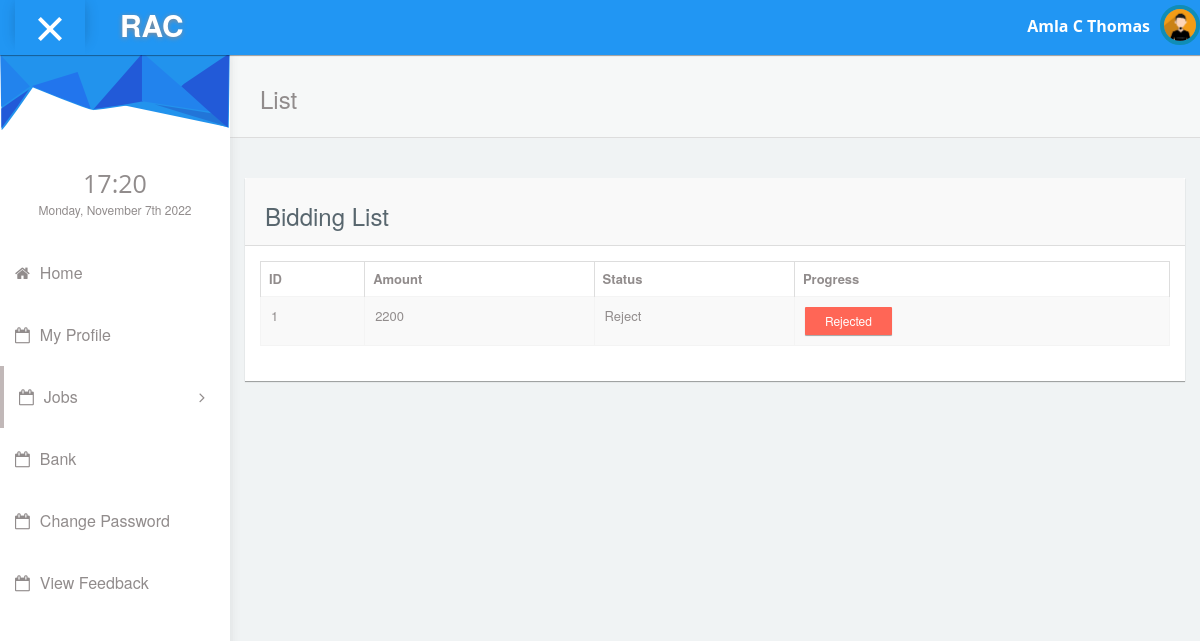
Page /freelancer/viewbidding.php?job_id=3&date=2021-02-02 (signed in) on the committed database.
### tables this page shows
CREATE TABLE IF NOT EXISTS `free_reg` (
  `fid` int(11) NOT NULL AUTO_INCREMENT,
  `name` varchar(100) NOT NULL,
  `address` text NOT NULL,
  `phno` varchar(20) NOT NULL,
  `degree` varchar(30) NOT NULL,
  `institution` varchar(100) NOT NULL,
  `university` varchar(100) NOT NULL,
  `other_quali` varchar(120) DEFAULT NULL,
  `work_exp` varchar(100) DEFAULT NULL,
  `work_place` varchar(70) DEFAULT NULL,
  `post` varchar(100) DEFAULT NULL,
  `years_worked` varchar(50) DEFAULT NULL,
  `current_status` varchar(30) NOT NULL,
  `area_of_study` varchar(100) DEFAULT NULL,
  `email` varchar(100) NOT NULL,
  `dob` date DEFAULT NULL,
  PRIMARY KEY (`fid`)
);

CREATE TABLE IF NOT EXISTS `bidding` (
  `bid_id` int(11) NOT NULL AUTO_INCREMENT,
  `job_id` int(11) NOT NULL,
  `date` date NOT NULL,
  `amount` int(11) NOT NULL,
  `bstatus` varchar(70) NOT NULL,
  `email` varchar(100) NOT NULL,
  PRIMARY KEY (`bid_id`)
);

### connectionclass.php (called while the page is built, shortened)
<?php
class ConnectionClass
{
public $db=null;
public function open()
{
$this->db=mysqli_connect('localhost','root','','rent_a_coder') or die('Error: ' . mysqli_error($myConnection));
	}
public function GetTable($qry)
{
    try
	{
	$result=mysqli_query($this->db,$qry);
	if($result)
	{
	    $data = array();
		while ($row=mysqli_fetch_assoc($result))
		{
		$data[ ] = $row;
		}
		return $data;
		}
	else
	throw new  Exception(mysql_error());
	}
	catch(Exception $e)
	{
	return $e->getMessage();
	}
}
public function GetSingleData($qry)
{
  try
  {
      $result=mysqli_query($this->db,$qry);
	  if($result)
	  {
	         $row=mysqli_fetch_row($result) ;
			 return $row[0];
			 }
			 else
			 {
			     throw new Exception(mysqli_error($this->db));
			 }
    }
	catch(Exception $e)
	{
	         return $e->getMessage();
	}
 }
}
?>

### freelancer/viewbidding.php (the view)
<?php
require_once('header.php');
require_once("../connectionclass.php");
$obj=new ConnectionClass();
$uname=$_SESSION['email'];
$jid=$_REQUEST['job_id'];
$qry="select * from bidding b inner join free_reg f inner join login l inner join job_post j on l.username=f.email and l.status='active' and f.email=b.email  where f.email='$uname' and j.job_id=b.job_id and b.job_id='$jid'";
$result=$obj->GetTable($qry);
?>
            <div id="content">
               <div class="panel box-shadow-none content-header">
                  <div class="panel-body">
                    <div class="col-md-12">
                        <h3 class="animated fadeInLeft">List</h3>
                    </div>
                  </div>
              </div>
              <div class="col-md-12 top-20 padding-0">
                <div class="col-md-12">
                  <div class="panel">
                    <div class="panel-heading"><h3>Bidding List</h3></div>
                    <div class="panel-body">
                      <div class="responsive-table">
                      <table id="datatables-example" class="table table-striped table-bordered" width="100%" cellspacing="0">
                      <thead>
                          <tr>
            <th data-breakpoints="xs">ID</th>
            <th>Amount</th>
            <th>Status</th>
            <th>Progress</th>
        </thead>
        <tbody>
            <?php
            $i=0;
            foreach ($result as $res)
            {
                $i++;
            ?>
          <tr data-expanded="true">
            <td><?php echo $i;?></td>
            <td><?php echo $res['amount'];?></td>
            <td><?php echo $res['bstatus'];?></td>
            <td>
              <?php
              if($res['bstatus']=='Accept')
              {
                ?>
               <a class="btn btn-info btn-sm" href="progress.php?rid=<?php echo $res['bid_id'];?>">Progress</a>
               <?php
              }
              elseif($res['bstatus']=='Reject')
              {
                ?>
               <a class="btn btn-danger btn-sm">Rejected</a>
               <?php
}
              else
              {
                echo "Bidding is active";
              }
              ?>
            </td>
          </tr>
          <?php
            }
            ?>
                      </tbody>
                        </table>
                      </div>
                  </div>
                </div>
              </div>
              </div>
            </div>
<?php require_once('footer.php'); ?>

### freelancer/header.php (shortened to what this page needs)
<!DOCTYPE html>
<html lang="en">
<head>
    <link rel="stylesheet" type="text/css" href="../admintemplate/css/bootstrap.min.css">
      <link rel="stylesheet" type="text/css" href="../admintemplate/css/plugins/font-awesome.min.css"/>
      <link rel="stylesheet" type="text/css" href="../admintemplate/css/plugins/simple-line-icons.css"/>
      <link rel="stylesheet" type="text/css" href="../admintemplate/css/plugins/animate.min.css"/>
      <link rel="stylesheet" type="text/css" href="../admintemplate/css/plugins/fullcalendar.min.css"/>
	<link href="../admintemplate/css/style.css" rel="stylesheet">
  </head>
<?php
require_once("../connectionclass.php");
$obj=new ConnectionClass();
$email=$_SESSION['email'];
$qry="select name from free_reg where email='$email'";
$name=$obj->GetSingleData($qry);
?>
 <body id="mimin" class="dashboard">
        <nav class="navbar navbar-default header navbar-fixed-top">
          <div class="col-md-12 nav-wrapper">
            <div class="navbar-header" style="width:100%;">
              <div class="opener-left-menu is-open">
                <span class="bottom"></span>
              </div>
                <a href="index.php" class="navbar-brand">
                 <b>RAC</b>
                </a>
              <ul class="nav navbar-nav navbar-right user-nav">
                <li class="user-name"><span><?php echo $name; ?></span></li>
                  <li class="dropdown avatar-dropdown">
                   <img src="../admintemplate/img/avatar.jpg" class="img-circle avatar" alt="user name" data-toggle="dropdown" aria-haspopup="true" aria-expanded="true"/>
                </li>
              </ul>
            </div>
          </div>
        </nav>
      <div class="container-fluid mimin-wrapper">
            <div id="left-menu">
              <div class="sub-left-menu scroll">
                <ul class="nav nav-list">
                    <li><div class="left-bg"></div></li>
                    <li class="time">
                      <h1 class="animated fadeInLeft" style="font-size: 25px;">21:00</h1>
                      <p class="animated fadeInRight">Sat,October 1st 2029</p>
                    </li>
                     <li class="ripple"><a href="index.php"><span class="fa fa-home"></span>Home</a></li>
                      <li class="ripple"><a href="profile.php"><span class="fa fa-calendar-o"></span>My Profile</a></li>
                     <li class="active ripple">
                      <a class="tree-toggle nav-header"><span class="fa-calendar-o fa"></span>Jobs
                        <span class="fa-angle-right fa right-arrow text-right"></span>
                      </a>
                    </li>
                   <li class="ripple"><a href="bank.php"><span class="fa fa-calendar-o"></span>Bank</a></li>
                   <li class="ripple"><a href="changepassword.php"><span class="fa fa-calendar-o"></span>Change Password</a></li>
                   <li class="ripple"><a href="viewfeedback.php"><span class="fa fa-calendar-o"></span>View Feedback</a></li>
                       </ul>
                </div>
            </div>

### rows in the picture
free_reg: name "Amla C Thomas"
bidding: amount "2200", bstatus "Reject", shows "Rejected"
